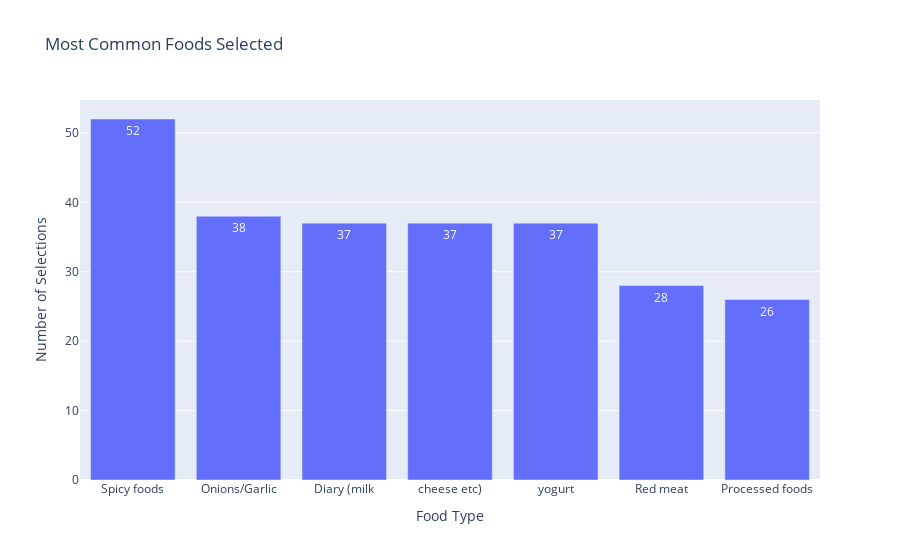

Notebook source saved alongside this figure:
### Markdown cell above
# **MULTI-SELECT COLUMNS ANALYSIS**

Here we analyze the Foods and Hygiene list-type columns.

### Code cell
from collections import Counter
food_counts = Counter()

for items in df_clean["Foods"]:
    for f in items:
        food_counts[f] += 1

foods_df = pd.DataFrame.from_dict(food_counts, orient="index", columns=["Count"]).sort_values("Count", ascending=False)

fig = px.bar(
    foods_df,
    x=foods_df.index,
    y="Count",
    text_auto=True,
    title="Most Common Foods Selected",
)
fig.update_xaxes(title="Food Type", tickangle=0)
fig.update_yaxes(title="Number of Selections")
fig.show()

### Figure 1 — Plotly figure (JSON) as saved in the notebook; plotly's stock layout.template omitted (floating-point values rounded to 4 significant figures)
{"data": [{"alignmentgroup": "True", "hovertemplate": "index=%{x}<br>Count=%{y}<extra></extra>", "legendgroup": "", "marker": {"color": "#636efa", "pattern": {"shape": ""}}, "name": "", "offsetgroup": "", "orientation": "v", "showlegend": false, "textposition": "auto", "texttemplate": "%{y}", "type": "bar", "x": ["Spicy foods", "Onions/Garlic", "Diary (milk", "cheese etc)", "yogurt", "Red meat", "Processed foods"], "xaxis": "x", "y": [52, 38, 37, 37, 37, 28, 26], "yaxis": "y"}], "layout": {"barmode": "relative", "legend": {"tracegroupgap": 0}, "title": {"text": "Most Common Foods Selected"}, "xaxis": {"anchor": "y", "domain": [0, 1], "tickangle": 0, "title": {"text": "Food Type"}}, "yaxis": {"anchor": "x", "domain": [0, 1], "title": {"text": "Number of Selections"}}}}
